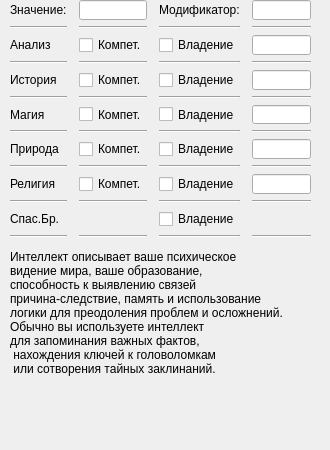
      <widget class="QWidget" name="characteristics_intellect">
       <attribute name="title">
        <string>Интеллект</string>
       </attribute>
       <widget class="QWidget" name="gridLayoutWidget_4">
        <property name="geometry">
         <rect>
          <x>0</x>
          <y>0</y>
          <width>311</width>
          <height>238</height>
         </rect>
        </property>
        <layout class="QGridLayout" name="gridLayout_4" columnstretch="0,0,0,0,0,0,0">
         <property name="leftMargin">
          <number>10</number>
         </property>
         <item row="4" column="6">
          <widget class="QLineEdit" name="lineEdit_16"/>
         </item>
         <item row="0" column="4">
          <widget class="QLabel" name="label_19">
           <property name="text">
            <string>Модификатор:</string>
           </property>
          </widget>
         </item>
         <item row="0" column="6">
          <widget class="QLineEdit" name="lineEdit_15"/>
         </item>
         <item row="0" column="3">
          <widget class="Line" name="line_94">
           <property name="orientation">
            <enum>Qt::Horizontal</enum>
           </property>
          </widget>
         </item>
         <item row="2" column="4">
          <widget class="QCheckBox" name="checkBox_11">
           <property name="text">
            <string>Владение</string>
           </property>
          </widget>
         </item>
         <item row="12" column="5">
          <widget class="Line" name="line_80">
           <property name="orientation">
            <enum>Qt::Horizontal</enum>
           </property>
          </widget>
         </item>
         <item row="12" column="0">
          <widget class="QLabel" name="label_17">
           <property name="text">
            <string>Спас.Бр.</string>
           </property>
          </widget>
         </item>
         <item row="3" column="1">
          <widget class="Line" name="line_92">
           <property name="orientation">
            <enum>Qt::Horizontal</enum>
           </property>
          </widget>
         </item>
         <item row="10" column="0">
          <widget class="QLabel" name="label_24">
           <property name="text">
            <string>Религия</string>
           </property>
          </widget>
         </item>
         <item row="3" column="0">
          <widget class="Line" name="line_105">
           <property name="orientation">
            <enum>Qt::Horizontal</enum>
           </property>
          </widget>
         </item>
         <item row="1" column="6">
          <widget class="Line" name="line_98">
           <property name="orientation">
            <enum>Qt::Horizontal</enum>
           </property>
          </widget>
         </item>
         <item row="5" column="6">
          <widget class="Line" name="line_84">
           <property name="orientation">
            <enum>Qt::Horizontal</enum>
           </property>
          </widget>
         </item>
         <item row="2" column="3">
          <widget class="Line" name="line_108">
           <property name="orientation">
            <enum>Qt::Horizontal</enum>
           </property>
          </widget>
         </item>
         <item row="11" column="0">
          <widget class="Line" name="line_115">
           <property name="orientation">
            <enum>Qt::Horizontal</enum>
           </property>
          </widget>
         </item>
         <item row="13" column="1">
          <widget class="Line" name="line_81">
           <property name="orientation">
            <enum>Qt::Horizontal</enum>
           </property>
          </widget>
         </item>
         <item row="2" column="5">
          <widget class="Line" name="line_93">
           <property name="orientation">
            <enum>Qt::Horizontal</enum>
           </property>
          </widget>
         </item>
         <item row="2" column="6">
          <widget class="QLineEdit" name="lineEdit_14"/>
         </item>
         <item row="3" column="4">
          <widget class="Line" name="line_109">
           <property name="orientation">
            <enum>Qt::Horizontal</enum>
           </property>
          </widget>
         </item>
         <item row="6" column="6">
          <widget class="QLineEdit" name="lineEdit_17"/>
         </item>
         <item row="0" column="2">
          <widget class="QLineEdit" name="lineEdit_12"/>
         </item>
         <item row="1" column="1">
          <widget class="Line" name="line_114">
           <property name="orientation">
            <enum>Qt::Horizontal</enum>
           </property>
          </widget>
         </item>
         <item row="4" column="4">
          <widget class="QCheckBox" name="checkBox_17">
           <property name="text">
            <string>Владение</string>
           </property>
          </widget>
         </item>
         <item row="5" column="2">
          <widget class="Line" name="line_78">
           <property name="orientation">
            <enum>Qt::Horizontal</enum>
           </property>
          </widget>
         </item>
         <item row="1" column="4">
          <widget class="Line" name="line_110">
           <property name="orientation">
            <enum>Qt::Horizontal</enum>
           </property>
          </widget>
         </item>
         <item row="4" column="0">
          <widget class="QLabel" name="label_18">
           <property name="text">
            <string>История</string>
           </property>
          </widget>
         </item>
         <item row="12" column="3">
          <widget class="Line" name="line_96">
           <property name="orientation">
            <enum>Qt::Horizontal</enum>
           </property>
          </widget>
         </item>
         <item row="0" column="5">
          <widget class="Line" name="line_100">
           <property name="orientation">
            <enum>Qt::Horizontal</enum>
           </property>
          </widget>
         </item>
         <item row="3" column="6">
          <widget class="Line" name="line_87">
           <property name="orientation">
            <enum>Qt::Horizontal</enum>
           </property>
          </widget>
         </item>
         <item row="1" column="0">
          <widget class="Line" name="line_79">
           <property name="orientation">
            <enum>Qt::Horizontal</enum>
           </property>
          </widget>
         </item>
         <item row="4" column="2">
          <widget class="QCheckBox" name="checkBox_15">
           <property name="text">
            <string>Компет.</string>
           </property>
          </widget>
         </item>
         <item row="1" column="3">
          <widget class="Line" name="line_104">
           <property name="orientation">
            <enum>Qt::Horizontal</enum>
           </property>
          </widget>
         </item>
         <item row="0" column="1">
          <widget class="Line" name="line_107">
           <property name="orientation">
            <enum>Qt::Horizontal</enum>
           </property>
          </widget>
         </item>
         <item row="7" column="0">
          <widget class="Line" name="line_95">
           <property name="orientation">
            <enum>Qt::Horizontal</enum>
           </property>
          </widget>
         </item>
         <item row="1" column="5">
          <widget class="Line" name="line_85">
           <property name="orientation">
            <enum>Qt::Horizontal</enum>
           </property>
          </widget>
         </item>
         <item row="12" column="1">
          <widget class="Line" name="line_88">
           <property name="orientation">
            <enum>Qt::Horizontal</enum>
           </property>
          </widget>
         </item>
         <item row="5" column="0">
          <widget class="Line" name="line_101">
           <property name="orientation">
            <enum>Qt::Horizontal</enum>
           </property>
          </widget>
         </item>
         <item row="6" column="2">
          <widget class="QCheckBox" name="checkBox_16">
           <property name="text">
            <string>Компет.</string>
           </property>
          </widget>
         </item>
         <item row="13" column="6">
          <widget class="Line" name="line_91">
           <property name="orientation">
            <enum>Qt::Horizontal</enum>
           </property>
          </widget>
         </item>
         <item row="13" column="2">
          <widget class="Line" name="line_103">
           <property name="orientation">
            <enum>Qt::Horizontal</enum>
           </property>
          </widget>
         </item>
         <item row="2" column="2">
          <widget class="QCheckBox" name="checkBox_13">
           <property name="text">
            <string>Компет.</string>
           </property>
          </widget>
         </item>
         <item row="3" column="2">
          <widget class="Line" name="line_97">
           <property name="orientation">
            <enum>Qt::Horizontal</enum>
           </property>
          </widget>
         </item>
         <item row="3" column="5">
          <widget class="Line" name="line_113">
           <property name="orientation">
            <enum>Qt::Horizontal</enum>
           </property>
          </widget>
         </item>
         <item row="6" column="4">
          <widget class="QCheckBox" name="checkBox_18">
           <property name="text">
            <string>Владение</string>
           </property>
          </widget>
         </item>
         <item row="1" column="2">
          <widget class="Line" name="line_86">
           <property name="orientation">
            <enum>Qt::Horizontal</enum>
           </property>
          </widget>
         </item>
         <item row="13" column="3">
          <widget class="Line" name="line_111">
           <property name="orientation">
            <enum>Qt::Horizontal</enum>
           </property>
          </widget>
         </item>
         <item row="7" column="2">
          <widget class="Line" name="line_82">
           <property name="orientation">
            <enum>Qt::Horizontal</enum>
           </property>
          </widget>
         </item>
         <item row="13" column="4">
          <widget class="Line" name="line_77">
           <property name="orientation">
            <enum>Qt::Horizontal</enum>
           </property>
          </widget>
         </item>
         <item row="7" column="6">
          <widget class="Line" name="line_83">
           <property name="orientation">
            <enum>Qt::Horizontal</enum>
           </property>
          </widget>
         </item>
         <item row="13" column="0">
          <widget class="Line" name="line_90">
           <property name="orientation">
            <enum>Qt::Horizontal</enum>
           </property>
          </widget>
         </item>
         <item row="3" column="3">
          <widget class="Line" name="line_99">
           <property name="orientation">
            <enum>Qt::Horizontal</enum>
           </property>
          </widget>
         </item>
         <item row="2" column="0">
          <widget class="QLabel" name="label_21">
           <property name="text">
            <string>Анализ</string>
           </property>
          </widget>
         </item>
         <item row="7" column="4">
          <widget class="Line" name="line_106">
           <property name="orientation">
            <enum>Qt::Horizontal</enum>
           </property>
          </widget>
         </item>
         <item row="12" column="4">
          <widget class="QCheckBox" name="checkBox_12">
           <property name="text">
            <string>Владение</string>
           </property>
          </widget>
         </item>
         <item row="8" column="0">
          <widget class="QLabel" name="label_23">
           <property name="text">
            <string>Природа</string>
           </property>
          </widget>
         </item>
         <item row="5" column="4">
          <widget class="Line" name="line_102">
           <property name="orientation">
            <enum>Qt::Horizontal</enum>
           </property>
          </widget>
         </item>
         <item row="6" column="0">
          <widget class="QLabel" name="label_20">
           <property name="text">
            <string>Магия</string>
           </property>
          </widget>
         </item>
         <item row="2" column="1">
          <widget class="Line" name="line_89">
           <property name="orientation">
            <enum>Qt::Horizontal</enum>
           </property>
          </widget>
         </item>
         <item row="0" column="0">
          <widget class="QLabel" name="label_22">
           <property name="text">
            <string>Значение:</string>
           </property>
          </widget>
         </item>
         <item row="13" column="5">
          <widget class="Line" name="line_112">
           <property name="orientation">
            <enum>Qt::Horizontal</enum>
           </property>
          </widget>
         </item>
         <item row="9" column="0">
          <widget class="Line" name="line_116">
           <property name="orientation">
            <enum>Qt::Horizontal</enum>
           </property>
          </widget>
         </item>
         <item row="9" column="2">
          <widget class="Line" name="line_117">
           <property name="orientation">
            <enum>Qt::Horizontal</enum>
           </property>
          </widget>
         </item>
         <item row="11" column="2">
          <widget class="Line" name="line_118">
           <property name="orientation">
            <enum>Qt::Horizontal</enum>
           </property>
          </widget>
         </item>
         <item row="11" column="4">
          <widget class="Line" name="line_119">
           <property name="orientation">
            <enum>Qt::Horizontal</enum>
           </property>
          </widget>
         </item>
         <item row="9" column="4">
          <widget class="Line" name="line_120">
           <property name="orientation">
            <enum>Qt::Horizontal</enum>
           </property>
          </widget>
         </item>
         <item row="9" column="6">
          <widget class="Line" name="line_121">
           <property name="orientation">
            <enum>Qt::Horizontal</enum>
           </property>
          </widget>
         </item>
         <item row="11" column="6">
          <widget class="Line" name="line_122">
           <property name="orientation">
            <enum>Qt::Horizontal</enum>
           </property>
          </widget>
         </item>
         <item row="8" column="2">
          <widget class="QCheckBox" name="checkBox_19">
           <property name="text">
            <string>Компет.</string>
           </property>
          </widget>
         </item>
         <item row="10" column="2">
          <widget class="QCheckBox" name="checkBox_20">
           <property name="text">
            <string>Компет.</string>
           </property>
          </widget>
         </item>
         <item row="8" column="4">
          <widget class="QCheckBox" name="checkBox_21">
           <property name="text">
            <string>Владение</string>
           </property>
          </widget>
         </item>
         <item row="10" column="4">
          <widget class="QCheckBox" name="checkBox_22">
           <property name="text">
            <string>Владение</string>
           </property>
          </widget>
         </item>
         <item row="8" column="6">
          <widget class="QLineEdit" name="lineEdit_18"/>
         </item>
         <item row="10" column="6">
          <widget class="QLineEdit" name="lineEdit_19"/>
         </item>
        </layout>
       </widget>
       <widget class="QLabel" name="label_25">
        <property name="geometry">
         <rect>
          <x>10</x>
          <y>250</y>
          <width>311</width>
          <height>191</height>
         </rect>
        </property>
        <property name="text">
         <string>Интеллект описывает ваше психическое
видение мира, ваше образование,
способность к выявлению связей
причина-следствие, память и использование
логики для преодоления проблем и осложнений.
Обычно вы используете интеллект
для запоминания важных фактов,
 нахождения ключей к головоломкам
 или сотворения тайных заклинаний.</string>
        </property>
        <property name="textFormat">
         <enum>Qt::PlainText</enum>
        </property>
        <property name="alignment">
         <set>Qt::AlignLeading|Qt::AlignLeft|Qt::AlignTop</set>
        </property>
       </widget>
      </widget>
